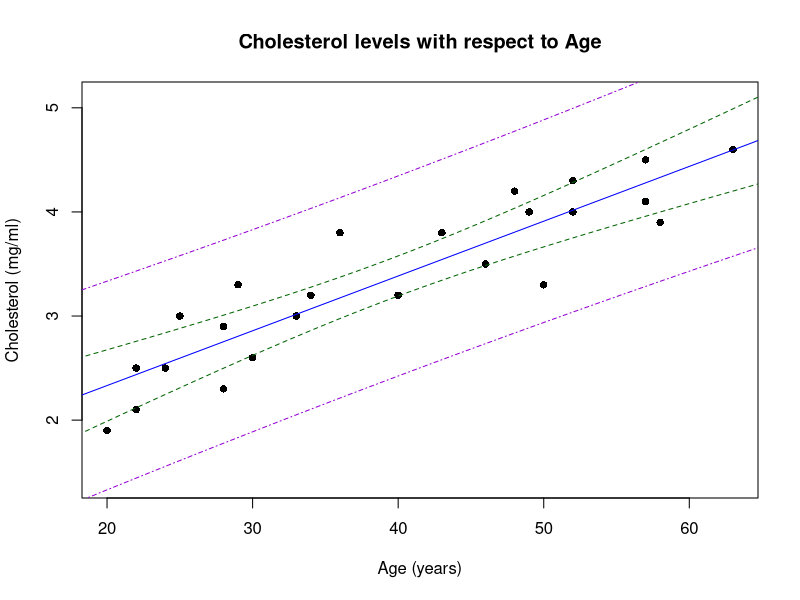
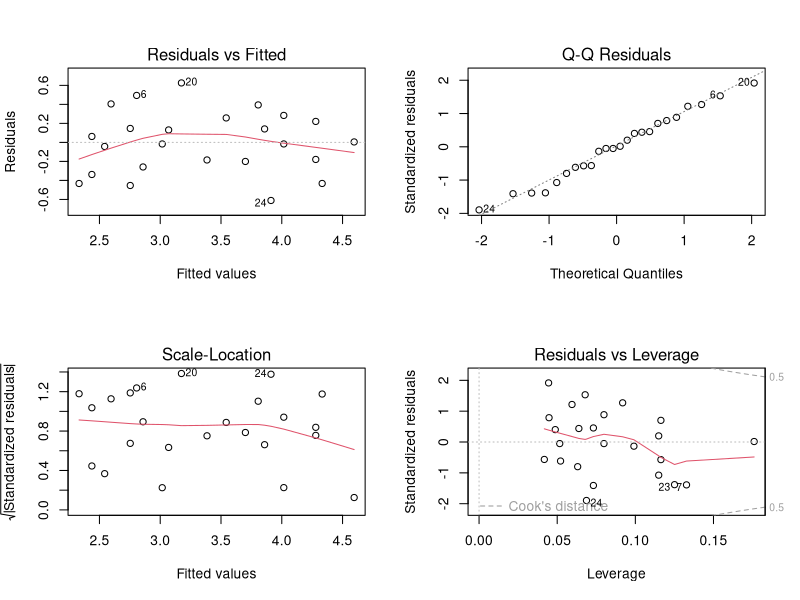

Reproduce these figures in R, in order.
# Load the data
df <- read.table('./data/cholesterol.txt', sep = "", header = TRUE)
print(dim(df))

# Fit a simple linear model
fitted = lm(y~x, df)
summ <- summary(fitted)
print(summ)

# Hypothesis testing and intervals
b1_pval <- summ$coefficients['x', 'Pr(>|t|)']
sprintf('H0: b1 = 0 is not rejected if and only if the significance level is set to be lower than %.16f', b1_pval)
# Explanation of b is that, if someones age increased by one year,
# then his cholesterol levels are increated by b.

confint.b1 <- confint(fitted, parm = 'x', level = 0.95)
print('Confidence interval for b1')
print(confint.b1)

x0 <- 35
confint.Ey <- predict.lm(fitted, data.frame(x=x0),
                         interval='confidence', level=0.99)
predint.y <- predict.lm(fitted, data.frame(x=x0),
                        interval='prediction', level=0.99)
print(confint.Ey)
print(predint.y)


# PLOT THE PREDICTIONS y~x

svg('./output/part-b-scatter.svg')

plot(
  df$x, df$y,
  pch = 16,
  col = 'black',
  xlab = 'Age (years)',
  ylab = 'Cholesterol (mg/ml)',
  main = 'Cholesterol levels with respect to Age',
  ylim = c(min(df$y) - 0.5, max(df$y) + 0.5)
)

abline(fitted, col='blue')
x0s <- seq(from = min(df$x) - 2, to = max(df$x) + 2, length.out=30)
confints.Ey <- predict.lm(fitted, data.frame(x=x0s),
                          interval='confidence', level=0.99)
predints.y <- predict.lm(fitted, data.frame(x=x0s),
                         interval='prediction', level=0.99)

lines(x0s, confints.Ey[,'lwr'], col='darkgreen', lty=2)
lines(x0s, confints.Ey[,'upr'], col='darkgreen', lty=2)

lines(x0s, predints.y[,'lwr'], col='darkviolet', lty=4)
lines(x0s, predints.y[,'upr'], col='darkviolet', lty=4)

dev.off()


# PLOT QQ ETC.
svg('./output/part-b-fourplot.svg')
par(mfrow=c(2,2))
plot(fitted)
dev.off()
# Homoscedasticity does appear to hold for the residuals,
# since for all y the divergence from the 0-line looks roughly the same
# In addition to that, the QQ-plot fit the theoritical normal line almost perfectly,
# thus we can safely assume that y is indeed normally distributed.





